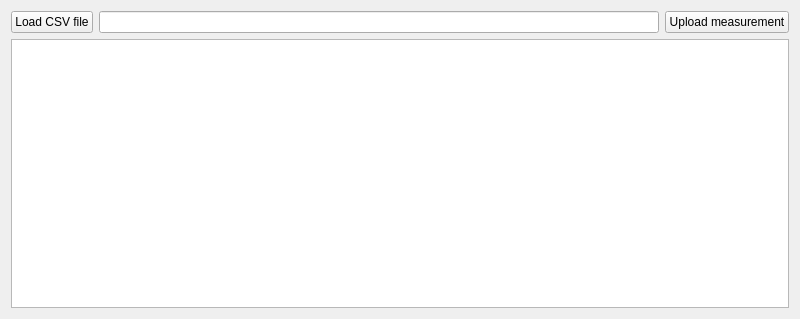
<?xml version="1.0" encoding="UTF-8"?>
<ui version="4.0">
 <class>UploadWindow</class>
 <widget class="QWidget" name="UploadWindow">
  <property name="geometry">
   <rect>
    <x>0</x>
    <y>0</y>
    <width>800</width>
    <height>319</height>
   </rect>
  </property>
  <property name="windowTitle">
   <string>Upload</string>
  </property>
  <property name="windowIcon">
   <iconset resource="../../../../resources/icons/buttons/buttonicons.qrc">
    <normaloff>:/icons/buttons/arrow_up.png</normaloff>:/icons/buttons/arrow_up.png</iconset>
  </property>
  <layout class="QGridLayout" name="gridLayout">
   <item row="0" column="0">
    <widget class="QPushButton" name="loadCsvFilePushButton">
     <property name="text">
      <string>Load CSV file</string>
     </property>
    </widget>
   </item>
   <item row="0" column="1">
    <widget class="QLineEdit" name="csvFileOpenPathLineEdit">
     <property name="readOnly">
      <bool>true</bool>
     </property>
    </widget>
   </item>
   <item row="0" column="2">
    <widget class="QPushButton" name="uploadMeasurementPushButton">
     <property name="text">
      <string>Upload measurement</string>
     </property>
    </widget>
   </item>
   <item row="1" column="0" colspan="3">
    <widget class="QTableWidget" name="measurementTableWidget">
     <property name="editTriggers">
      <set>QAbstractItemView::NoEditTriggers</set>
     </property>
     <property name="selectionMode">
      <enum>QAbstractItemView::NoSelection</enum>
     </property>
     <property name="selectionBehavior">
      <enum>QAbstractItemView::SelectColumns</enum>
     </property>
    </widget>
   </item>
  </layout>
 </widget>
 <resources>
  <include location="../../../../resources/icons/buttons/buttonicons.qrc"/>
  <include location="../../../../resources/icons/buttons/buttonicons.qrc"/>
  <include location="../../../../resources/icons/buttons/buttonicons.qrc"/>
 </resources>
 <connections/>
</ui>
